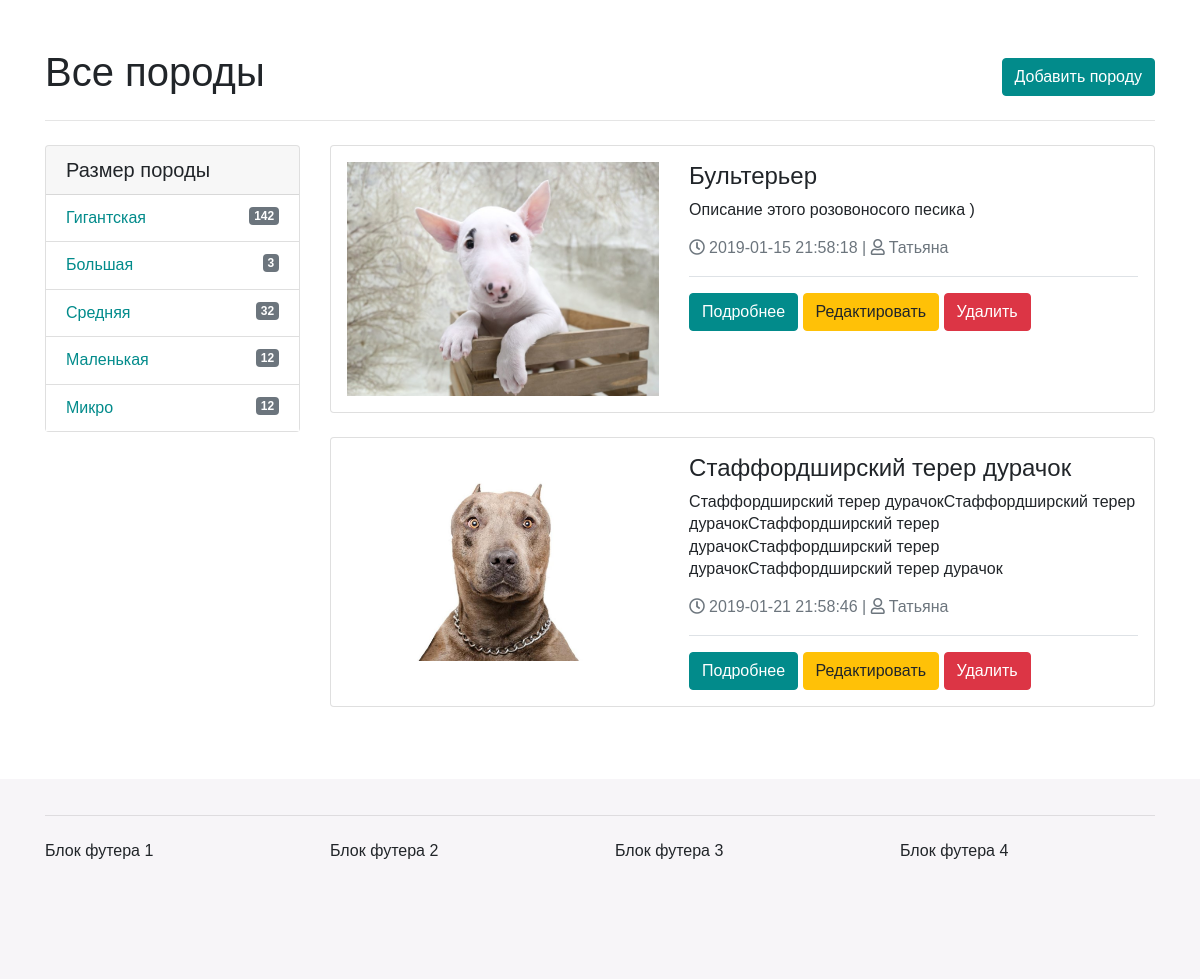
Before: / (lower part) with the older database file.
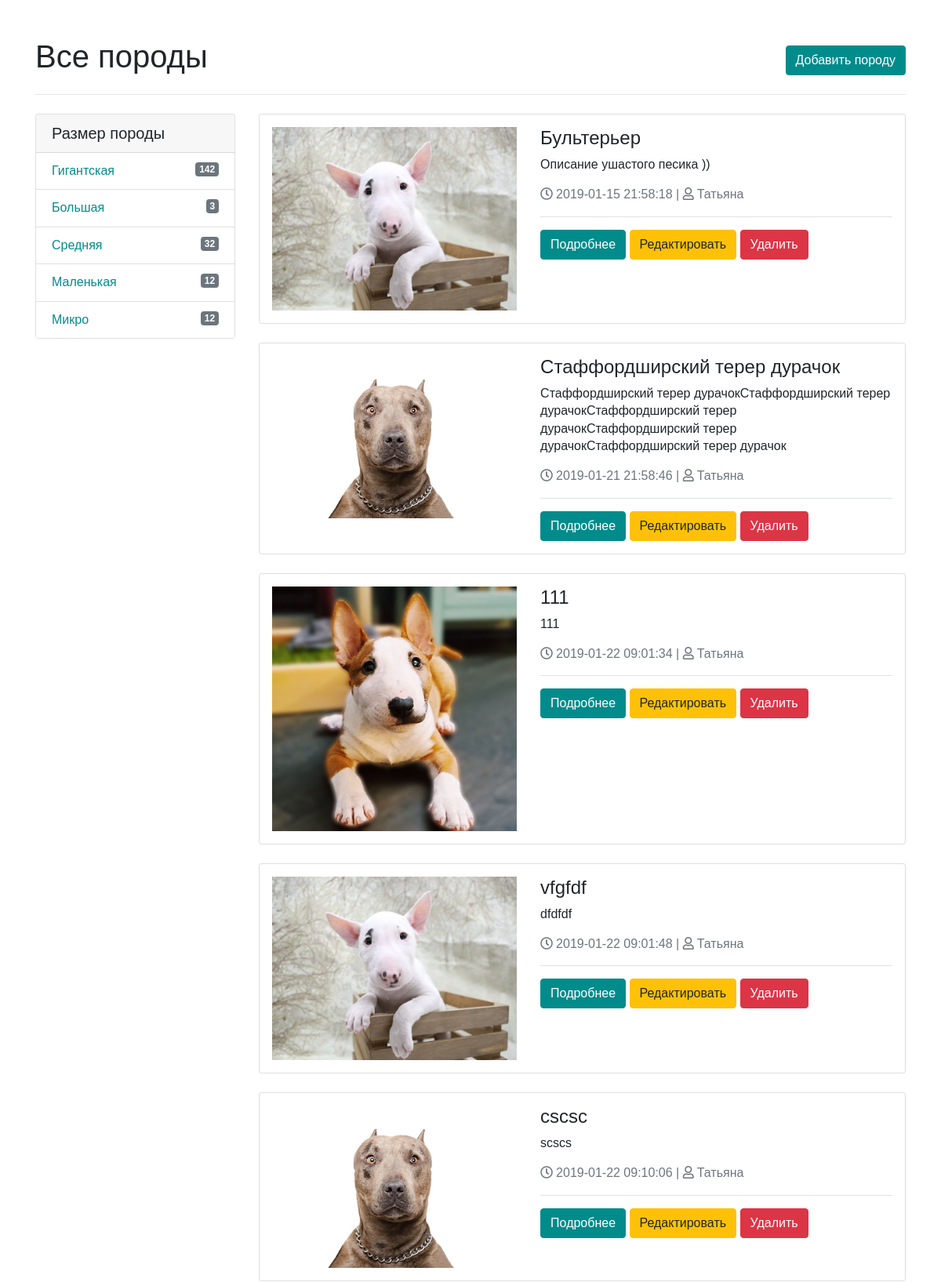
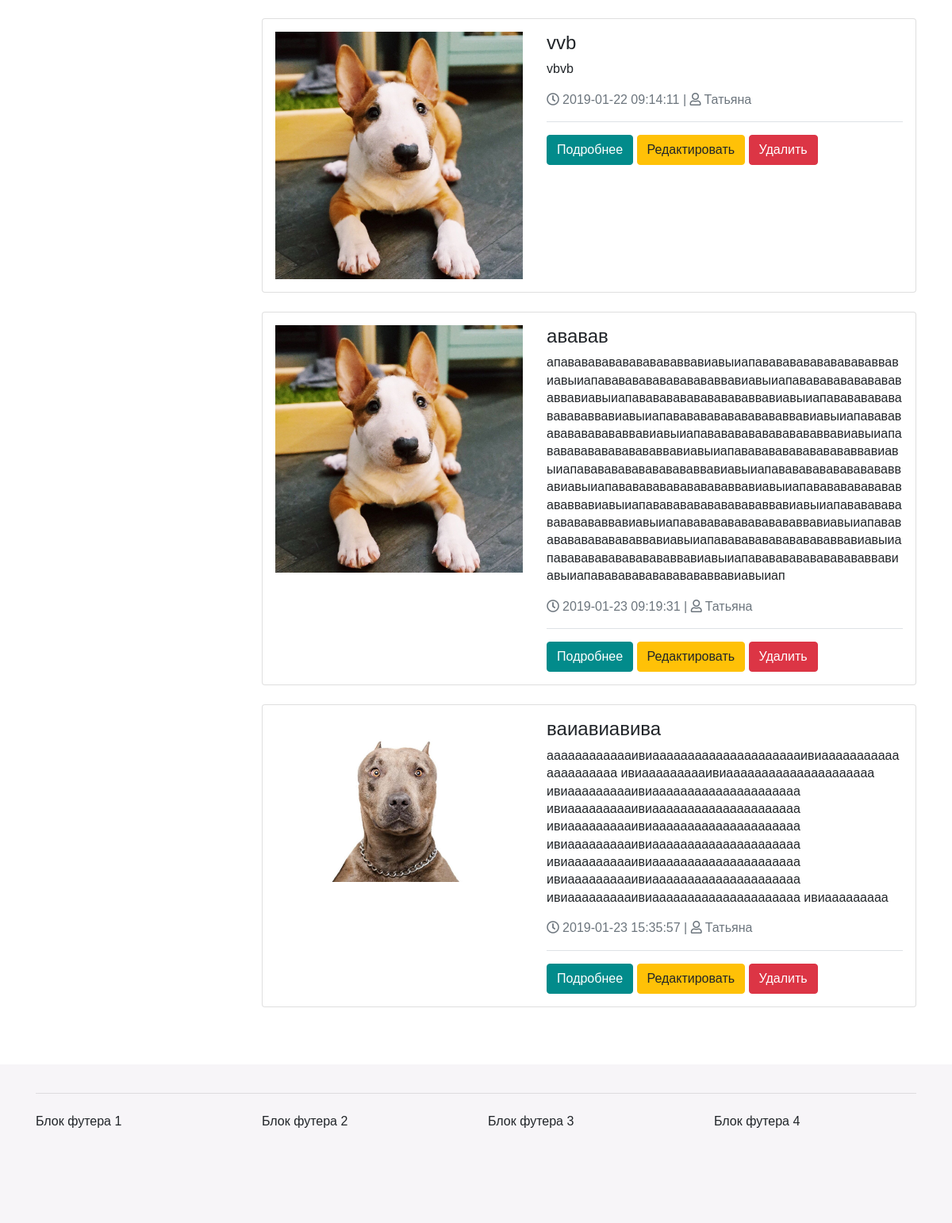
After: the same page with the newer database file (2 pictures, top to bottom).
### tables this page shows
CREATE TABLE `breeds` (
  `id` int(11) NOT NULL,
  `title` varchar(255) DEFAULT NULL,
  `content` text,
  `category_id` int(11) DEFAULT NULL,
  `author_id` int(11) DEFAULT NULL,
  `image` varchar(255) DEFAULT NULL,
  `date` timestamp NULL DEFAULT CURRENT_TIMESTAMP,
  `status` int(1) NOT NULL DEFAULT '1',
  `short_content` varchar(255) NOT NULL
);

### index.php (the view, shortened to what this page needs)
<?php
require_once "database/pdo-db.php";
$sql = "SELECT * FROM breeds";
$statement = $pdo->prepare($sql);
$statement->execute();
$breeds = $statement->fetchAll(PDO::FETCH_ASSOC);
?>
<!doctype html>
<html lang="ru">
<body>
<div class="section py-5">
	<div class="container">
		<div class="row justify-content-between">
			<div class="col-4">
				<h1 class="d-inline">Все породы</h1>
			</div>
			<div class="col-4 align-self-end text-right">
				<a class="btn btn-custom" href="create.php">Добавить породу</a>
			</div>
		</div>
		<hr class="my-4">
	</div>
	<div class="container">
		<div class="row">
			<div class="col-lg-3">
				<div class="card mb-3">
					<article class="card-group-item">
						<header class="card-header"><h5 class="title">Размер породы</h5></header>
						<div class="filter-content">
							<div class="list-group list-group-flush">
								<a href="#" class="list-group-item">Гигантская <span class="float-right badge badge-secondary round">142</span> </a>
								<a href="#" class="list-group-item">Большая <span class="float-right badge badge-secondary round">3</span>  </a>
								<a href="#" class="list-group-item">Средняя <span class="float-right badge badge-secondary round">32</span>  </a>
								<a href="#" class="list-group-item">Маленькая <span class="float-right badge badge-secondary round">12</span>  </a>
								<a href="#" class="list-group-item">Микро <span class="float-right badge badge-secondary round">12</span>  </a>
							</div>
						</div>
					</article>
				</div>
			</div>
			<div class="col-lg-9">
				<?php foreach ($breeds as $breed):?>
				<div class="card mb-4">
					<article class="itemlist">
						<div class="row row-sm">
							<aside class="col-sm-5">
								<div class="img-wrap">
									<img class="img-md" src="uploads/<?= $breed['image'];?>">
								</div>
							</aside>
							<div class="col-sm-7">
								<div class="text-wrap">
									<h4 class="title"><?= $breed['title']?></h4>
									<p><?= $breed['content']?></p>
									<p class="rating-wrap my-3 text-muted">
										<span class="label-rating"><i class="far fa-clock mr-1"></i><?= $breed['date']?></span>
										<span class="label-rating">|</span>
										<span class="label-rating"><i class="far fa-user mr-1"></i>Татьяна</span>
									</p>
									<div class="border-top pt-3">
										<a href="/details.php?id=<?= $breed['id'];?>" class="btn btn-custom"> Подробнее  </a>
										<a href="/edit.php?id=<?= $breed['id'];?>" class="btn btn-warning"> Редактировать </a>
										<a href="/delete.php?id=<?= $breed['id'];?>" class="btn btn-danger"> Удалить  </a>
									</div>
								</div>
							</div>
						</div>
					</article>
				</div>
				<?php endforeach;?>
			</div>
		</div>
	</div>
</div>
</body>
</html>

Changed rows visible on the page:
changed breeds "Бультерьер": content "Описание этого розовоносого песика )" → "Описание ушастого песика ))"
added breeds: image (picture), title "111", content "111", date "2019-01-22 09:01:34"
added breeds: image (picture), title "vfgfdf", content "dfdfdf", date "2019-01-22 09:01:48"
added breeds: image (picture), title "cscsc", content "scscs", date "2019-01-22 09:10:06"
added breeds: image (picture), title "vvb", content "vbvb", date "2019-01-22 09:14:11"
added breeds: image (picture), title "ававав", content "апавававававававававвавиавыиапавававававававававвавиавыиапавававававававававвавиавыиапавававававававававвавиавыиапавававававававававвавиавыиапавававававававававвавиавыиапавававававававававвавиавыиапавававававававававвавиавыиапавававававававававвавиавыиапавававававававававвавиавыиапавававававававававвавиавыиапавававававававававвавиавыиапавававававававававвавиавыиапавававававававававвавиавыиапавававававававававвавиавыиапавававававававававвавиавыиапавававававававававвавиавыиапавававававававававвавиавыиапавававававававававвавиавыиапавававававававававвавиавыиапавававававававававвавиавыиапавававававававававвавиавыиапавававававававававвавиавыиап", date "2019-01-23 09:19:31"
added breeds: image (picture), title "ваиавиавива", content "ааааааааааааивиаааааааааааааааааааааивиааааааааааааааааааааа ивиаааааааааивиааааааааааааааааааааа ивиаааааааааивиааааааааааааааааааааа ивиаааааааааивиааааааааааааааааааааа ивиаааааааааивиааааааааааааааааааааа ивиаааааааааивиааааааааааааааааааааа ивиаааааааааивиааааааааааааааааааааа ивиаааааааааивиааааааааааааааааааааа ивиаааааааааивиааааааааааааааааааааа ивиааааааааа", date "2019-01-23 15:35:57"
